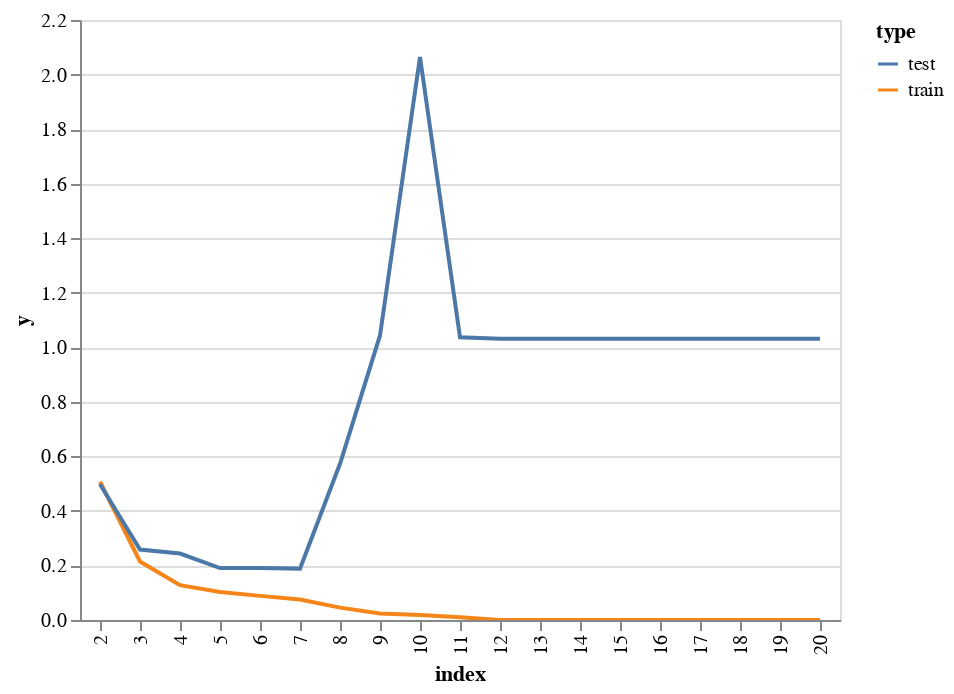

Here is the notebook cell this chart was saved with:
### Code cell
alt.Chart(df_small).mark_line(clip=True).encode(
    x="index:O",
    y="y",
    color="type"
)

### Figure 1 — Vega-Lite specification as saved in the notebook (floating-point values rounded to 4 significant figures)
{"config": {"view": {"continuousWidth": 400, "continuousHeight": 300}}, "data": {"name": "data-9c9ae7101451924e84e92573a27df0ee"}, "mark": {"type": "line", "clip": true}, "encoding": {"color": {"field": "type", "type": "nominal"}, "x": {"field": "index", "type": "ordinal"}, "y": {"field": "y", "type": "quantitative"}}, "$schema": "https://vega.github.io/schema/vega-lite/v4.17.0.json", "datasets": {"data-9c9ae7101451924e84e92573a27df0ee": [{"index": 2, "y": 0.5069, "type": "train"}, {"index": 3, "y": 0.2146, "type": "train"}, {"index": 4, "y": 0.1279, "type": "train"}, {"index": 5, "y": 0.1028, "type": "train"}, {"index": 6, "y": 0.08844, "type": "train"}, {"index": 7, "y": 0.075, "type": "train"}, {"index": 8, "y": 0.04533, "type": "train"}, {"index": 9, "y": 0.02379, "type": "train"}, {"index": 10, "y": 0.01858, "type": "train"}, {"index": 11, "y": 0.01016, "type": "train"}, {"index": 12, "y": 2.109e-15, "type": "train"}, {"index": 13, "y": 2.109e-15, "type": "train"}, {"index": 14, "y": 2.109e-15, "type": "train"}, {"index": 15, "y": 2.109e-15, "type": "train"}, {"index": 16, "y": 2.109e-15, "type": "train"}, {"index": 17, "y": 2.109e-15, "type": "train"}, {"index": 18, "y": 2.109e-15, "type": "train"}, {"index": 19, "y": 2.109e-15, "type": "train"}, {"index": 20, "y": 2.109e-15, "type": "train"}, {"index": 2, "y": 0.4978, "type": "test"}, {"index": 3, "y": 0.2586, "type": "test"}, {"index": 4, "y": 0.2438, "type": "test"}, {"index": 5, "y": 0.1904, "type": "test"}, {"index": 6, "y": 0.1904, "type": "test"}, {"index": 7, "y": 0.1884, "type": "test"}, {"index": 8, "y": 0.5728, "type": "test"}, {"index": 9, "y": 1.043, "type": "test"}, {"index": 10, "y": 2.064, "type": "test"}, {"index": 11, "y": 1.036, "type": "test"}, {"index": 12, "y": 1.031, "type": "test"}, {"index": 13, "y": 1.031, "type": "test"}, {"index": 14, "y": 1.031, "type": "test"}, {"index": 15, "y": 1.031, "type": "test"}, {"index": 16, "y": 1.031, "type": "test"}, {"index": 17, "y": 1.031, "type": "test"}, {"index": 18, "y": 1.031, "type": "test"}, {"index": 19, "y": 1.031, "type": "test"}, {"index": 20, "y": 1.031, "type": "test"}]}}
